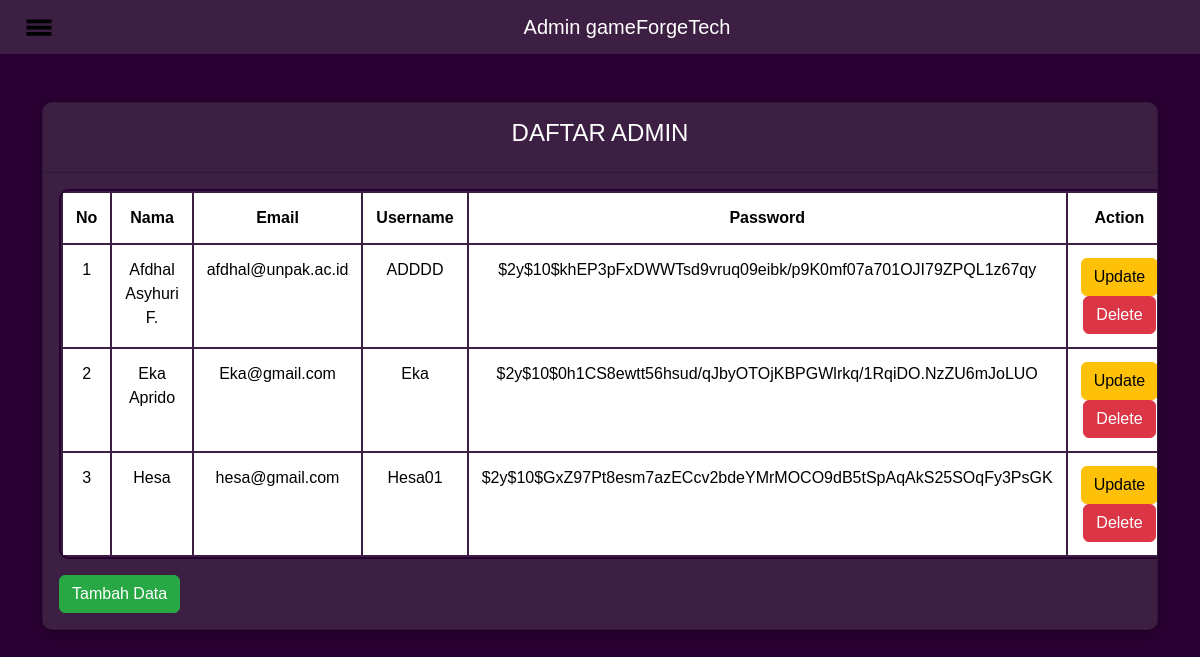
The app's page /admin/data_admin.php with its own data.
### tables this page shows
CREATE TABLE `data_admin` (
  `id` int NOT NULL,
  `nama` varchar(100) NOT NULL,
  `email` varchar(255) NOT NULL,
  `username` varchar(50) NOT NULL,
  `password` varchar(255) NOT NULL
);

### admin/data_admin.php (the view, shortened to what this page needs)
<!doctype html>
<html lang="en">
  <head>
    <link href="https://cdn.jsdelivr.net/npm/bootstrap@5.3.3/dist/css/bootstrap.min.css" rel="stylesheet">
    <link rel="stylesheet" href="admin.css">
  </head>
  <body>
    <nav class="navbar navbar-dark">
      <div class="container-fluid">
        <button class="navbar-toggler" type="button" data-bs-toggle="offcanvas" data-bs-target="#offcanvasNavbar" aria-controls="offcanvasNavbar">
          <span class="navbar-toggler-icon"></span>
        </button>
        <span class="navbar-brand mb-0 h1 text-center mx-auto">Admin gameForgeTech</span>
      </div>
    </nav>
    <div class="container my-5">
      <div class="card">
        <div class="card-header">
          <h4 class="text-center">DAFTAR ADMIN</h4>
        </div>
        <div class="card-body">
          <table class="table table-bordered">
            <thead>
              <tr>
                <th scope="col">No</th>
                <th scope="col">Nama</th>
                <th scope="col">Email</th>
                <th scope="col">Username</th>
                <th scope="col">Password</th>
                <th scope="col">Action</th>
              </tr>
            </thead>
            <tbody>
              <?php
              include("koneksi.php");
              $no = 1;
              $query = mysqli_query($connection, "SELECT * FROM data_admin");
              while ($row = mysqli_fetch_array($query)) {
              ?>
              <tr>
                <td><?php echo $no++;?></td>
                <td><?php echo $row['nama'];?></td>
                <td><?php echo $row['email'];?></td>
                <td><?php echo $row['username'];?></td>
                <td><?php echo $row['password'];?></td>
                <td>
                  <a href="update_dataadmin.php?id=<?php echo $row['id']?>" class='btn btn-warning'>Update</a>
                  <a href="hapus_dataadmin.php?id=<?php echo $row['id']?>" class='btn btn-danger'>Delete</a>
                </td>
              </tr>
              <?php
              }
              ?>
            </tbody>
          </table>
          <a href="tambah_dataadmin.php" class="btn btn-success">Tambah Data</a>
        </div>
      </div>
    </div>
  </body>
</html>

### admin/admin.css (style rules this page uses)
body { background-color: #280031; color: #ffffff; font-family: "Arial", sans-serif; }
.navbar { background-color: #3C1F42; }
.navbar .navbar-brand { margin: 0 auto; text-align: center; }
.navbar-toggler { border: none; }
.card { background-color: #3C1F42; box-shadow: 0 4px 8px rgba(0, 0, 0, 0.1); border-radius: 10px; overflow: hidden; }
.card-header { background-color: #3C1F42; color: #ffffff; padding: 1rem; font-weight: bold; text-align: center; }
.card-body { background-color: #3C1F42; color: #ffffff; }
.table { border-collapse: collapse; }
.table thead { background-color: #3C1F42; color: #ffffff; }
.table tbody { background-color: #ffffff; color: #000000; }
.table, .table th, .table td { border: 1px solid #3C1F42; }
.table th, .table td { padding: 0.75rem; text-align: center; }
.btn-success { background-color: #28a745; border-color: #28a745; margin-right: 10px; }
.btn-warning { background-color: #ffc107; border-color: #ffc107; }
.btn-danger { background-color: #dc3545; border-color: #dc3545; }
.table { border-collapse: separate; border-radius: 10px; border: 2px solid #280031; }
.table th, .table td { border: 1px solid white; }

### records on screen
data_admin: nama "Afdhal Asyhuri F.", email "afdhal@unpak.ac.id", username "ADDDD", password "$2y$10$khEP3pFxDWWTsd9vruq09eibk/p9K0mf07a701OJI79ZPQL1z67qy"
data_admin: nama "Eka Aprido", email "Eka@gmail.com", username "Eka", password "$2y$10$0h1CS8ewtt56hsud/qJbyOTOjKBPGWlrkq/1RqiDO.NzZU6mJoLUO"
data_admin: nama "Hesa", email "hesa@gmail.com", username "Hesa01", password "$2y$10$GxZ97Pt8esm7azECcv2bdeYMrMOCO9dB5tSpAqAkS25SOqFy3PsGK"
